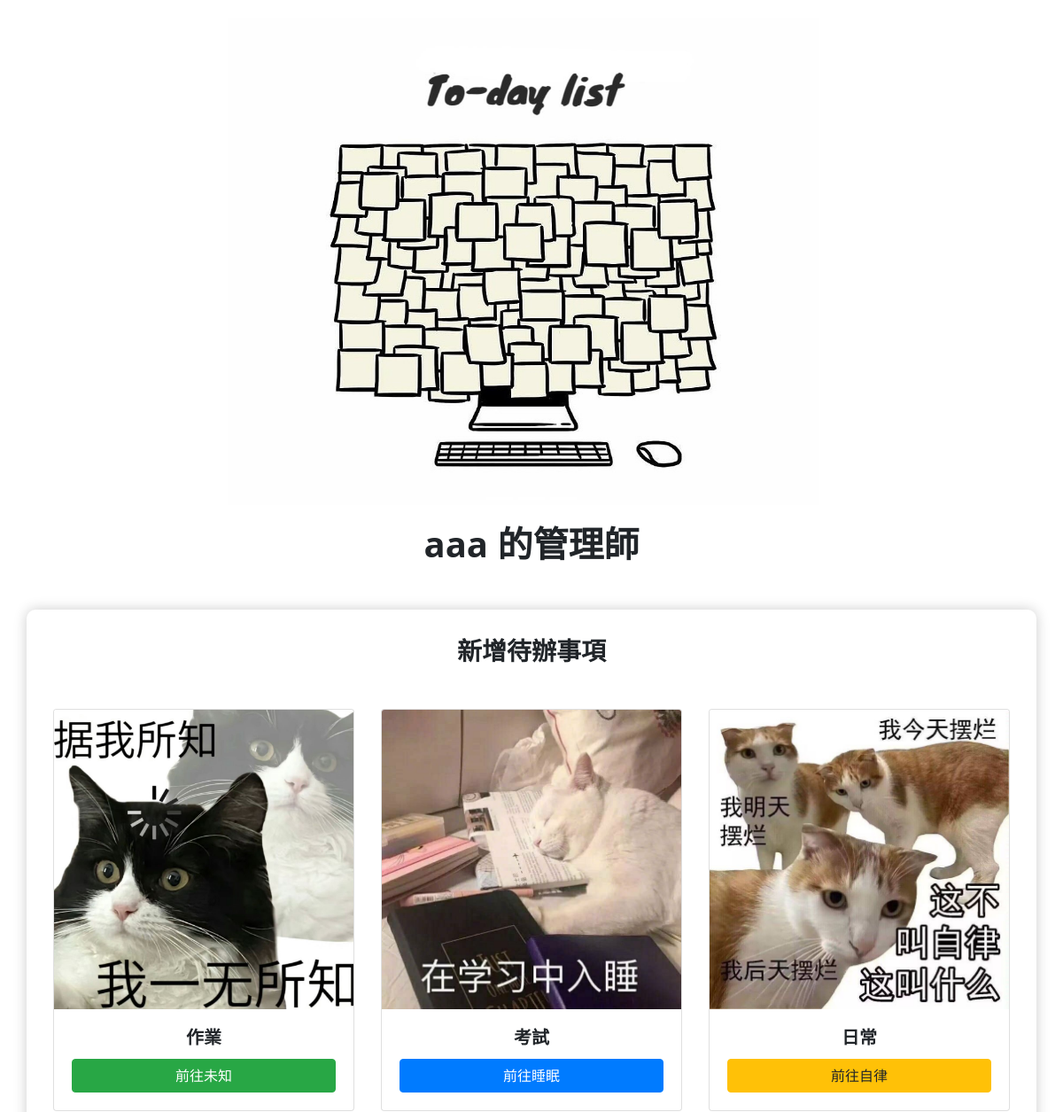
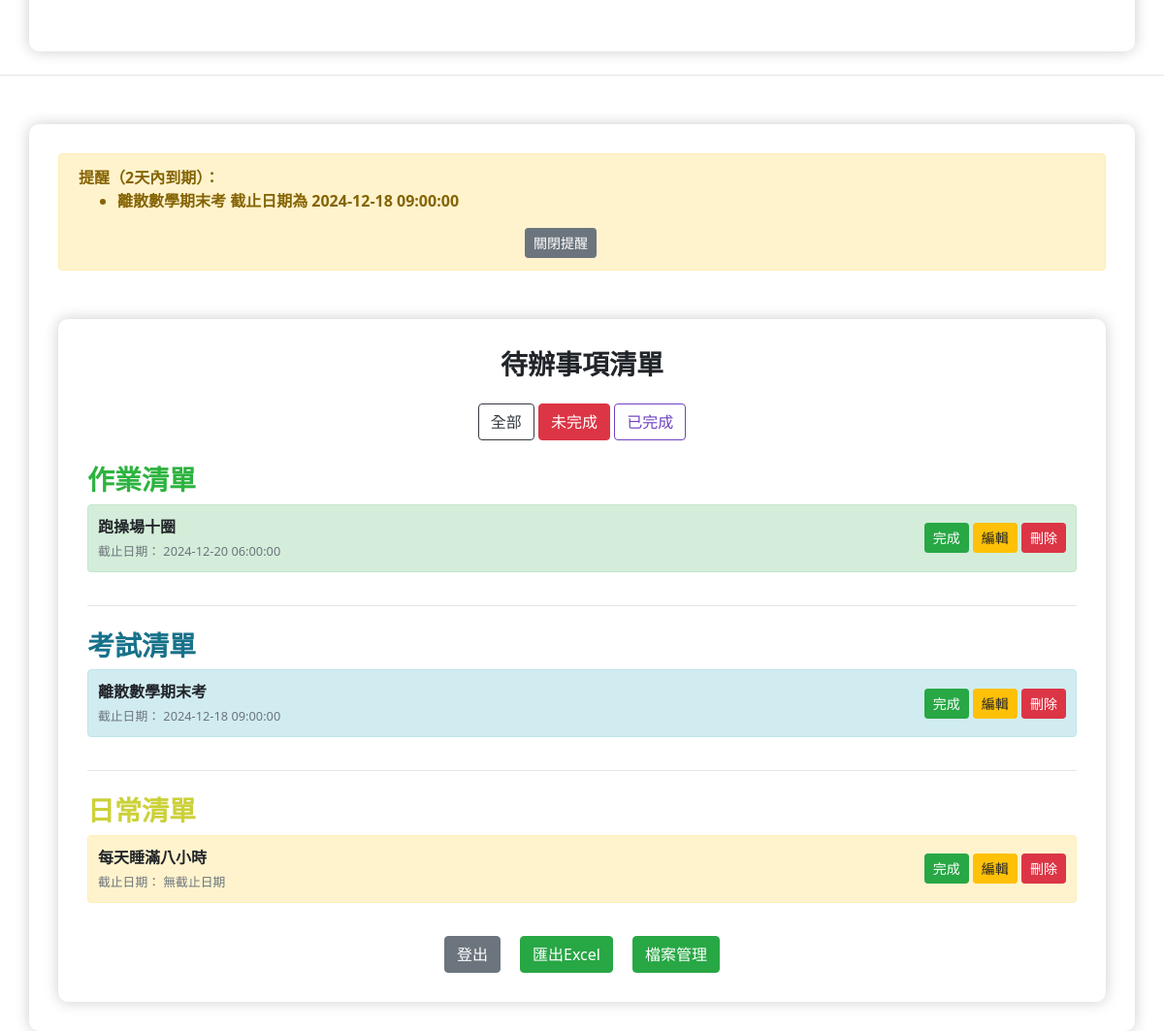
The app's page /?category=incomplete (signed in) with its own data (2 pictures, top to bottom).
### app.py (models this page shows)
class User(db.Model):
    id = db.Column(db.Integer, primary_key=True)
    username = db.Column(db.String(150), nullable=False, unique=True)
    password = db.Column(db.String(200), nullable=False)
    todos = db.relationship('Todo', backref='user', lazy=True)

class Todo(db.Model):
    id = db.Column(db.Integer, primary_key=True)
    content = db.Column(db.String(200), nullable=False)
    completed = db.Column(db.Boolean, default=False)
    date_created = db.Column(db.DateTime, default=datetime.utcnow)
    due_date = db.Column(db.DateTime, nullable=True)
    user_id = db.Column(db.Integer, db.ForeignKey('user.id'), nullable=False)
    category = db.Column(db.String(50), nullable=False, default='日常')
    files = db.relationship('File', backref='todo', lazy=True)  # 關聯檔案

### app.py (the view)
@app.route('/')
def index():
    if 'user_id' not in session:
        return redirect(url_for('login'))
    user = db.session.get(User, session['user_id'])
    if not user:
        return redirect(url_for('login'))
    category = request.args.get('category', 'all')
    if category == 'completed':
        todos = Todo.query.filter_by(user_id=user.id, completed=True).order_by(Todo.due_date.asc().nulls_last(), Todo.date_created.asc()).all()
    elif category == 'incomplete':
        todos = Todo.query.filter_by(user_id=user.id, completed=False).order_by(Todo.due_date.asc().nulls_last(), Todo.date_created.asc()).all()
    else:  # 默認顯示全部
        todos = Todo.query.filter_by(user_id=user.id).order_by(Todo.due_date.asc().nulls_last(), Todo.date_created.asc()).all()
    for todo in todos:
        todo.is_overdue = todo.due_date and todo.due_date < datetime.utcnow()
    files = File.query.join(Todo, File.todo_id == Todo.id).filter(Todo.user_id == user.id).all()
    reminders = session.pop('reminder', None)
    return render_template('index.html', todos=todos, username=user.username, reminders=reminders, category=category, files=files)

### app.py (called while the page is built)
@app.before_request
def update_last_activity():
    if 'user_id' in session:
        session.permanent = True  # 設定 session 為永久，以便配合 `permanent_session_lifetime`
        session.modified = True  # 確保活動時間更新

@app.before_request
def update_last_activity():
    if 'user_id' in session:
        session.permanent = True  # 設定 session 為永久，以便配合 `permanent_session_lifetime`
        session.modified = True  # 確保活動時間更新

### templates/index.html (shortened to what this page needs)
<!DOCTYPE html>
<html lang="zh-Hant">
<head>
    <link rel="stylesheet" href="https://stackpath.bootstrapcdn.com/bootstrap/4.5.2/css/bootstrap.min.css">
</head>
<body>
    <div id="carouselExampleIndicators" class="carousel slide" data-ride="carousel" data-interval="3000">
        <ol class="carousel-indicators">
          <li data-target="#carouselExampleIndicators" data-slide-to="0" class="active"></li>
          <li data-target="#carouselExampleIndicators" data-slide-to="1"></li>
          <li data-target="#carouselExampleIndicators" data-slide-to="2"></li>
        </ol>
        <div class="carousel-inner">
          <div class="carousel-item active">
            <img src="static/images/image1.jpg" class="d-block w-100" alt="圖片 1">
          </div>
        </div>
        <a class="carousel-control-prev" href="#carouselExampleIndicators" role="button" data-slide="prev">
          <span class="carousel-control-prev-icon" aria-hidden="true"></span>
        </a>
        <a class="carousel-control-next" href="#carouselExampleIndicators" role="button" data-slide="next">
          <span class="carousel-control-next-icon" aria-hidden="true"></span>
        </a>
    </div>
    <h1 class="text-center mb-4">{{ username }} 的管理師</h1>
    <div class="container">
        <h3 class="text-center mb-4">新增待辦事項</h3>
        <div class="row justify-content-center mt-5">
            <div class="col-md-4 mb-4">
                <div class="card">
                    <img src="static/images/homework.jpg" class="card-img-top" alt="作業">
                    <div class="card-body">
                        <h5 class="card-title text-center">作業</h5>
                        <a href="/category/作業" class="btn btn-success w-100">前往未知</a>
                    </div>
                </div>
            </div>
            <div class="col-md-4 mb-4">
                <div class="card">
                    <img src="static/images/test.jpg" class="card-img-top" alt="考試">
                    <div class="card-body">
                        <h5 class="card-title text-center">考試</h5>
                        <a href="/category/考試" class="btn btn-primary w-100">前往睡眠</a>
                    </div>
                </div>
            </div>
            <div class="col-md-4 mb-4">
                <div class="card">
                    <img src="static/images/life.jpg" class="card-img-top" alt="日常">
                    <div class="card-body">
                        <h5 class="card-title text-center">日常</h5>
                        <a href="/category/日常" class="btn btn-warning w-100">前往自律</a>
                    </div>
                </div>
            </div>
        </div>
    </div>
    <hr class="my-4">
    <div class="container">
        <div class="alert alert-warning alert-dismissible fade show" role="alert">
            <strong>提醒（2天內到期）：</strong>
            <ul>
                {% for reminder in reminders %}
                    <li>{{ reminder }}</li>
                {% endfor %}
            </ul>
            <div class="text-center mt-2">
                <button type="button" class="btn btn-secondary btn-sm" data-bs-dismiss="alert" aria-label="Close">關閉提醒</button>
            </div>
        </div>
    <div class="container">
        <h3 class="text-center mb-4">待辦事項清單</h3>
        <div class="text-center mb-4">
            <a href="/?category=all" class="btn btn-outline-dark {% if category == 'all' %}active{% endif %}">全部</a>
            <a href="/?category=incomplete" class="btn btn-outline-danger {% if category == 'incomplete' %}active{% endif %}">未完成</a>
            <a href="/?category=completed" class="btn btn-outline-purple {% if category == 'completed' %}active{% endif %}">已完成</a>
        </div>
        {% macro render_category(category_name, todos) %}
        <div class="category">
            <h3 class="{% if category_name == '作業' %}text-green{% elif category_name == '考試' %}text-blue{% elif category_name == '日常' %}text-Yellow{% endif %}">
            {{ category_name }}清單
            </h3>
            <ul class="list-group">
                {% for todo in todos if todo.category == category_name %}
                {% set matched_files = (files|selectattr("todo_id", "equalto", todo.id)|list) %}
                    <li class="list-group-item todo-item category-{{ category_name }} {% if todo.completed %}completed{% endif %}">
                        <div class="d-flex justify-content-between align-items-center">
                            <div>
                                <span class="{% if todo.is_overdue %}text-danger{% else %}text-body{% endif %}">
                                    {{ todo.content }}
                                </span><br>
                                <small class="{% if todo.is_overdue %}text-danger{% else %}text-muted{% endif %}">
                                    截止日期：
                                    {% if todo.due_date %}
                                        {{ todo.due_date.strftime('%Y-%m-%d %H:%M:%S') }}
                                    {% else %}
                                        無截止日期
                                    {% endif %}
                                </small>
                            </div>
                            <div>
                                <a href="/complete/{{ todo.id }}" class="btn btn-success btn-sm">
                                    {{ '未完成' if todo.completed else '完成' }}
                                </a>
                                <a href="javascript:void(0);" class="btn btn-warning btn-sm edit-btn"
                                data-id="{{ todo.id }}" data-content="{{ todo.content }}"
                                data-due-date="{{ todo.due_date.strftime('%Y-%m-%d') if todo.due_date else '' }}"
                                data-files='[
                                ]'>
                                    編輯
                                </a>
                                <a href="/delete/{{ todo.id }}" class="btn btn-danger btn-sm">刪除</a>
                            </div>
                        </div>
                    </li>
                {% endfor %}
            </ul>
        </div>
        {% endmacro %}
        {{ render_category('作業', todos) }}
        <hr class="my-4">
        {{ render_category('考試', todos) }}
        <hr class="my-4">
        {{ render_category('日常', todos) }}
    <div class="text-center mt-4">
        <a href="/logout" class="btn btn-secondary mx-2">登出</a>
        <a href="/export" class="btn btn-success mx-2">匯出Excel</a>
        <a href="/files" class="btn btn-success mx-2">檔案管理</a>
    </div>
</body>
</html>

### templates/index.html (style rules this page uses)
body { background-color: #ffffff; transition: background-color 0.3s ease; font-family: 'Noto Sans TC', sans; font-weight: 600; }
h1, h2, h3, h4, h5, h6 { font-family: 'Noto Sans TC', sans !important; font-weight: 600 !important; }
.container { margin-top: 50px; background-color: #ffffff; padding: 30px; border-radius: 10px; box-shadow: 0 0 15px rgba(0, 0, 0, 0.2); }
.todo-item { padding: 10px; border-radius: 5px; margin-bottom: 10px; }
.list-group-item.category-考試 { background-color: #d1ecf1; border-color: #bee5eb; }
.list-group-item.category-作業 { background-color: #d4edda; border-color: #c3e6cb; }
.list-group-item.category-日常 { background-color: #fff3cd; border-color: #ffeeba; }
.text-blue { color: rgb(23, 113, 138); }
.text-green { color: rgb(45, 179, 63); }
.text-Yellow { color: rgb(204, 209, 57); }
.btn-outline-purple { color: #6f42c1; border-color: #6f42c1; }
.carousel-inner img { width: 80%; max-height: 550px; object-fit: over; }
.carousel { padding: 20px 120px; border-radius: 20px; overflow: hidden; }
.carousel-inner { border-radius: 20px; }
.carousel-item img { width: 100%; border-radius: 20px; }

### records on screen
User: username "aaa"
Todo: content "跑操場十圈", due_date "2024-12-20 06:00:00", completed "完成"
Todo: content "離散數學期末考", due_date "2024-12-18 09:00:00", completed "完成"
Todo: content "每天睡滿八小時", shows "無截止日期", completed "完成"

### other values on screen
{{ reminder }} "離散數學期末考 截止日期為 2024-12-18 09:00:00"
{{ category_name }} "作業 考試 日常"
